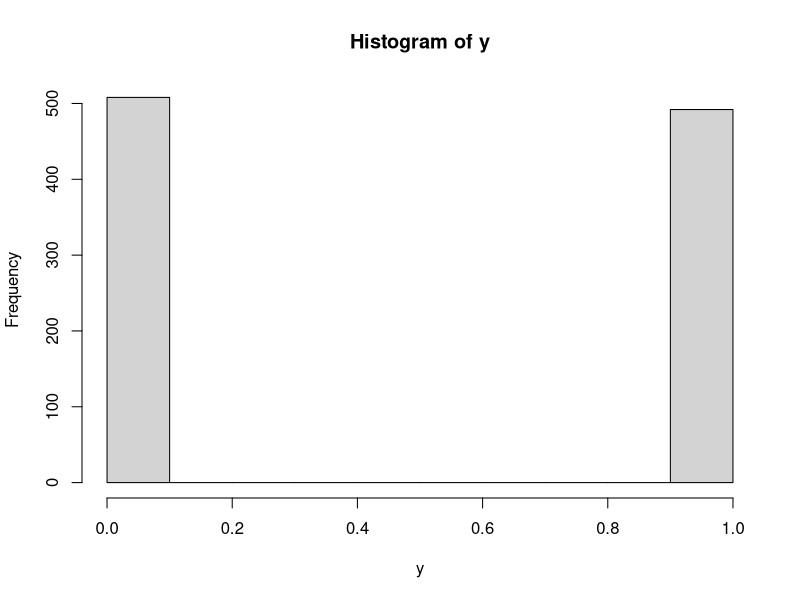

Generate this figure with R: (Note: this script raises an error after producing the figure.)
## ---- chunk 1
knitr::opts_chunk$set(echo = TRUE)
## ---- chunk 2
library(MASS)
library(ggfortify)
library(cluster)
## ---- chunk 3
set.seed(514)
n <- 1000
dim <- 5

x <- mvrnorm(n = n,
             mu = runif(dim-1, -1, 3),
             Sigma = diag(runif(dim-1, 1, 2)))

x_mx <- matrix(c(rep(1, n), x), ncol = n, byrow = TRUE)

# create beta true
beta_true <- mvrnorm(n = 1,
                     mu = runif(dim, -2, 3),
                     Sigma = diag(rep(2, dim)))


logit_inv <- function(x){
  1/(1+exp(-x))
}


pr <- logit_inv(beta_true %*% x_mx)
y <- rbinom(n,1,pr)
y_hat <- 2*y-1

hist(y)
## ---- chunk 4
# To find M
# the Hessian
H <- x_mx[1,] %*% t(x_mx[1,])
for(i in 2:dim){
H <- H + x_mx[i,] %*% t(x_mx[i,])
}
leading_eigen_val <- eigen(H)$values[1]
# set M
M <- leading_eigen_val 
## ---- chunk 5
prior_mean <- rep(0, dim)                                  
prior_cov_mx <- diag(rep(100, dim))
  
# create bivariate normal distribution
sample_prior <- mvrnorm(n = 1,
                        mu = prior_mean, 
                        Sigma = prior_cov_mx)

## ---- chunk 6
likelihood <- function(beta){
  (sum(log(1+exp(-y_hat*t(beta)%*%x_mx))) + 1/2*t(beta) %*% solve(prior_cov_mx) %*% beta)
}

grad_likelihood <- function(beta){
  Z <- (logit_inv(y_hat*t(beta) %*% x_mx)-1) * y_hat 
  (Z %*% t(x_mx) + t(beta) %*% solve(prior_cov_mx) )
}

hessian_likelihood <- function(beta){
  Z <- logit_inv(y_hat*t(beta) %*% x_mx)*(1 - logit_inv(y_hat*t(beta) %*% x_mx))
  (x_mx %*% diag(as.vector(Z)) %*% t(x_mx) + solve(prior_cov_mx) )
}
## ---- chunk 7
get_map <- function(beta_ini = sample_prior,
                    max_step = 1000){
  beta_temp <- beta_ini
  for(i in 1:max_step){
    beta_new <- beta_temp - 1/M * t(grad_likelihood(beta_temp))
    beta_temp <- beta_new
    
    if(grad_likelihood(beta_true) %*% t(grad_likelihood(beta_true)) < 1e-5){
      break
    }
  }
  
  beta_temp
}
## ---- chunk 8
likelihood(beta_map)
likelihood(beta_true)
## ---- chunk 9
(beta_map <- get_map())
(beta_cov_mx <- solve(hessian_likelihood(beta_map)))
## ---- chunk 10
set.seed(525)
size <- 10000
sample_posterior <- mvrnorm(n = size,
                        mu = beta_map, 
                        Sigma = beta_cov_mx)

## ---- chunk 11
pca_res <- prcomp(sample_posterior, scale. = TRUE)

autoplot(pca_res,frame = TRUE, frame.type = 'norm')
## ---- chunk 12
pca <- prcomp(sample_posterior, scale. = TRUE)

axes <- predict(pca, newdata = sample_posterior)
pc1 <- axes[,1]
pc2 <- axes[,2]

data <- as.data.frame(cbind(pc1, pc2))

# Area + contour
ggplot(data, aes(x=pc1, y=pc2) ) +
  stat_density_2d(aes(fill = ..level..), geom = "polygon", colour="white")
